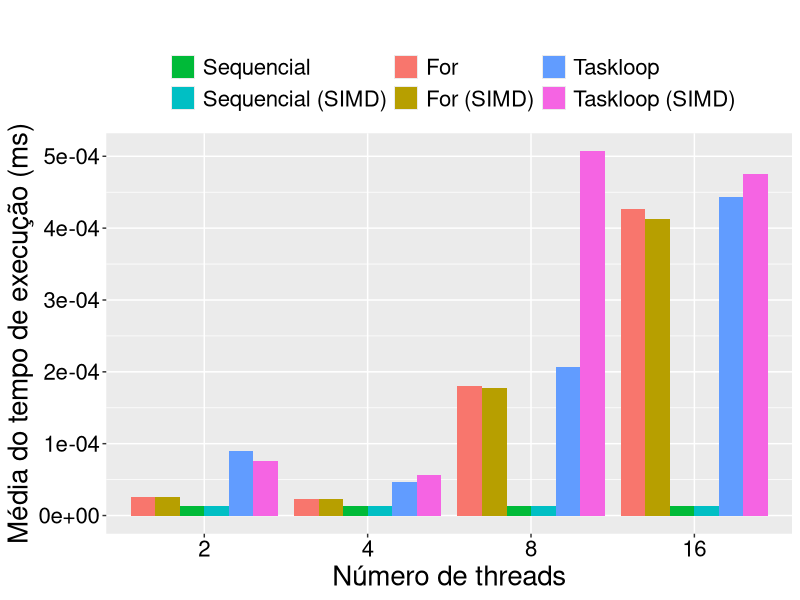
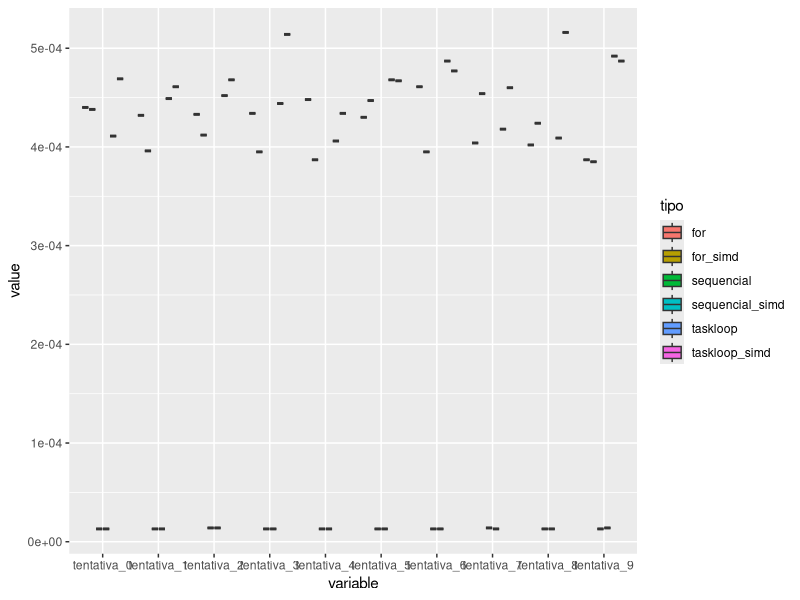

The R source for these figures, in order:
# [PD36O] Paradigmas da Computação Paralela e Distribuida
# Aluno: Luiz Felipe Fronchetti Dias
library(ggplot2)
# -fdump-tree-ompexp-graph
# xdot, dot -tpdf

# Leitura do arquivo com os dados
setwd("/home/fronchetti/Documentos/OMP-Constructors")
dados <- read.csv(file="resultados.csv", header=TRUE, sep=",")

# Quantidade de threads usadas
duas_threads <- subset(dados, num_threads == 2)
quatro_threads <- subset(dados, num_threads == 4)
oito_threads <- subset(dados, num_threads == 8)
dezesseis_threads <- subset(dados, num_threads == 16)

# Define rótulos das execuções utilizadas
tipos_de_dados <- c('Sequencial', 'For', 'Taskloop', 'Sequencial + Simd', 'For + Simd', 'Taskloop + Simd')

ggplot(dados, aes(fill=tipo, y=media, x=factor(num_threads))) + 
  geom_bar(position="dodge", stat="identity") +
  theme(text = element_text(size=20), axis.text=element_text(colour="black"))  +
  labs(title = "", x = "Número de threads", y = "Média do tempo de execução (ms)", color = "Tipo:\n") + 
  scale_fill_discrete(breaks=c("sequencial","sequencial_simd","for","for_simd","taskloop","taskloop_simd"),
                      labels=c("Sequencial", "Sequencial (SIMD)", "For", "For (SIMD)", "Taskloop", "Taskloop (SIMD)"),
                      name="") + theme(legend.position="top")

library(reshape2)
dados_formatados <- melt(dezesseis_threads, id.vars = "tipo", measure.vars=c("tentativa_0", "tentativa_1", "tentativa_2", "tentativa_3", "tentativa_4", "tentativa_5", "tentativa_6", "tentativa_7", "tentativa_8", "tentativa_9"))
ggplot(dados_formatados, aes(x = variable, y = value, fill = tipo), outlines = FALSE) +
  geom_boxplot()
